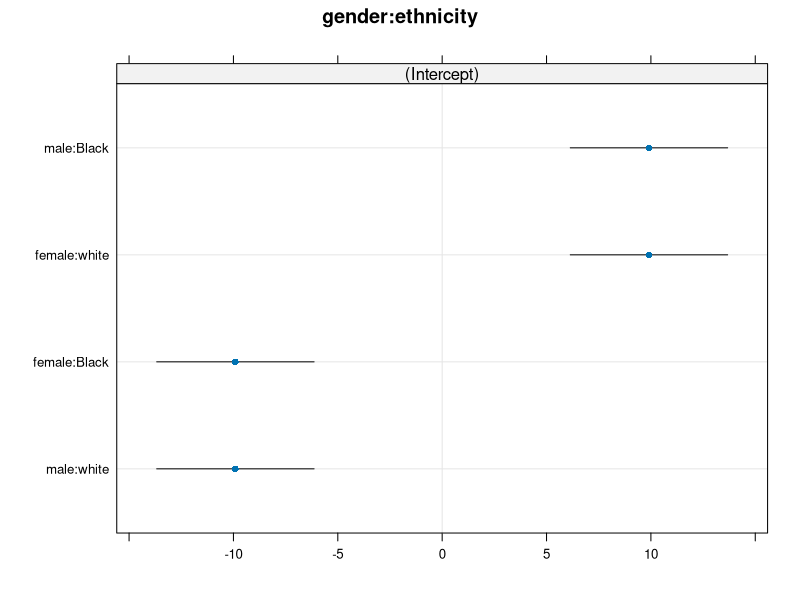
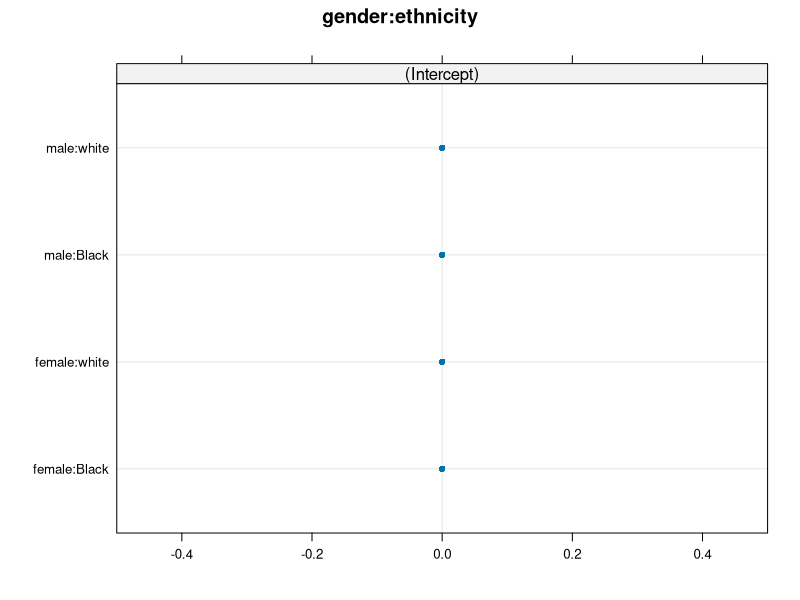

Reproduce these figures in R, in order.
## ---- chunk 1
library(tidyverse)
library(lme4)
options(scipen=0)
## ---- chunk 2
group_n <- 100
## ---- chunk 3
rand_within <- rnorm(group_n, mean = 0, sd = 20)
rand_within <- rand_within - mean(rand_within)
## ---- chunk 4
dat <-
  expand.grid(
    gender = c("male", "female"),
    ethnicity = c("white", "Black"),
    i = 1:group_n
  ) |>
  select(-i) |>
  arrange(gender, ethnicity) |>
  mutate(
    y = case_when(
      gender == "male"   & ethnicity == "white" ~ 60,
      gender == "female" & ethnicity == "white" ~ 80,
      gender == "male"   & ethnicity == "Black" ~ 80,
      gender == "female" & ethnicity == "Black" ~ 60
    ),
    y = y + rep(rand_within, n()/length(rand_within))
  )
dat
## ---- chunk 5
dat |>
  group_by(gender) |>
  summarise(mean = mean(y))
## ---- chunk 6
dat |>
  group_by(ethnicity) |>
  summarise(mean = mean(y))
## ---- chunk 7
mod_add <- lm(y ~ gender + ethnicity, data = dat)
summary(mod_add)
## ---- chunk 8
mod_mult <- lm(y ~ gender * ethnicity, data = dat)
summary(mod_mult)
## ---- chunk 9
lmm_null  <- lmer(y ~ 1 + (1|gender:ethnicity), data = dat)
summary(lmm_null)
## ---- chunk 10
vars <- as.data.frame(VarCorr(lmm_null))
vars$vcov[1] / sum(vars$vcov)
## ---- chunk 11
lmm_add  <- lmer(y ~ gender + ethnicity + (1|gender:ethnicity), data = dat)
summary(lmm_add)
## ---- chunk 12
vars_add <- as.data.frame(VarCorr(lmm_add))
vars_add$vcov[1] / sum(vars_add$vcov)
## ---- chunk 13
dat_add <-
  expand.grid(
    gender = c("male", "female"),
    ethnicity = c("white", "Black"),
    i = 1:group_n
  ) |>
  select(-i) |>
  arrange(gender, ethnicity) |>
  mutate(
    y = case_when(
      gender == "male"   & ethnicity == "white" ~ 80,
      gender == "female" & ethnicity == "white" ~ 80,
      gender == "male"   & ethnicity == "Black" ~ 60,
      gender == "female" & ethnicity == "Black" ~ 60
    ),
    y = y + rep(rand_within, n()/length(rand_within))
  )
dat
## ---- chunk 14
mod_dat_add <- lm(y ~ gender + ethnicity, data = dat_add)
summary(mod_dat_add)
## ---- chunk 15
lmm_add_null  <- lmer(y ~ 1 + (1|gender:ethnicity), data = dat_add)
summary(lmm_add_null)
## ---- chunk 16
vars_add <- as.data.frame(VarCorr(lmm_add_null))
vars_add$vcov[1] / sum(vars_add$vcov)
## ---- chunk 17
lmm_add_add  <- lmer(y ~ gender + ethnicity + (1|gender:ethnicity), data = dat_add)
summary(lmm_add_add)
## ---- chunk 18
vars_add_add <- as.data.frame(VarCorr(lmm_add_add))
vars_add_add$vcov[1] / sum(vars_add_add$vcov)
## ---- chunk 19
library(lattice)
## ---- chunk 20
ranef(lmm_add) |> dotplot()
## ---- chunk 21
ranef(lmm_add_add) |> dotplot()
